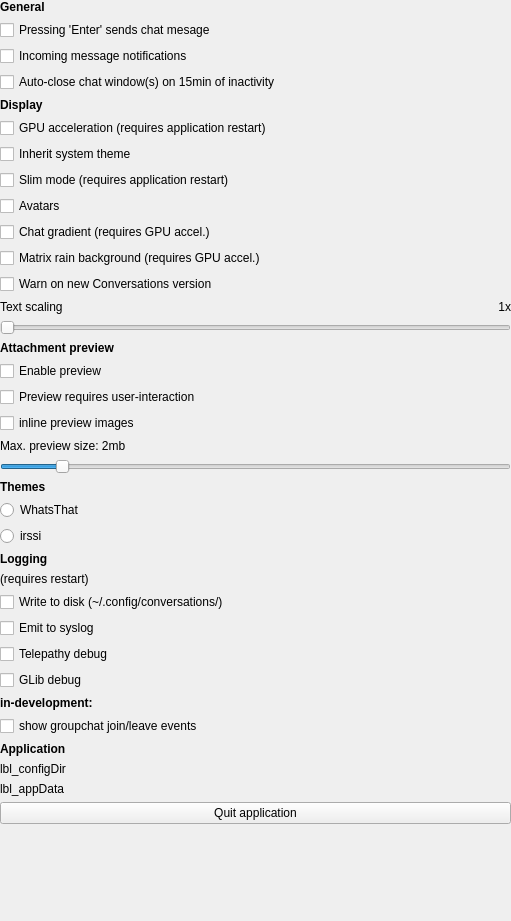
<?xml version="1.0" encoding="UTF-8"?>
<ui version="4.0">
 <class>SettingsWidget</class>
 <widget class="QWidget" name="SettingsWidget">
  <property name="geometry">
   <rect>
    <x>0</x>
    <y>0</y>
    <width>511</width>
    <height>921</height>
   </rect>
  </property>
  <property name="windowTitle">
   <string>Form</string>
  </property>
  <layout class="QGridLayout" name="gridLayout">
   <property name="leftMargin">
    <number>0</number>
   </property>
   <property name="topMargin">
    <number>0</number>
   </property>
   <property name="rightMargin">
    <number>0</number>
   </property>
   <property name="bottomMargin">
    <number>0</number>
   </property>
   <item row="0" column="0">
    <widget class="QScrollArea" name="scrollArea">
     <property name="frameShape">
      <enum>QFrame::NoFrame</enum>
     </property>
     <property name="frameShadow">
      <enum>QFrame::Plain</enum>
     </property>
     <property name="lineWidth">
      <number>0</number>
     </property>
     <property name="verticalScrollBarPolicy">
      <enum>Qt::ScrollBarAlwaysOff</enum>
     </property>
     <property name="horizontalScrollBarPolicy">
      <enum>Qt::ScrollBarAlwaysOff</enum>
     </property>
     <property name="widgetResizable">
      <bool>true</bool>
     </property>
     <widget class="QWidget" name="scrollAreaWidgetContents">
      <property name="geometry">
       <rect>
        <x>0</x>
        <y>0</y>
        <width>511</width>
        <height>971</height>
       </rect>
      </property>
      <layout class="QVBoxLayout" name="verticalLayout">
       <property name="leftMargin">
        <number>0</number>
       </property>
       <property name="topMargin">
        <number>0</number>
       </property>
       <property name="rightMargin">
        <number>0</number>
       </property>
       <property name="bottomMargin">
        <number>0</number>
       </property>
       <item>
        <widget class="QLabel" name="label_4">
         <property name="font">
          <font>
           <weight>75</weight>
           <bold>true</bold>
          </font>
         </property>
         <property name="text">
          <string>General</string>
         </property>
        </widget>
       </item>
       <item>
        <widget class="QCheckBox" name="checkBox_enterKeySendsChat">
         <property name="text">
          <string>Pressing 'Enter' sends chat mesage</string>
         </property>
        </widget>
       </item>
       <item>
        <widget class="QCheckBox" name="checkBox_enableNotifications">
         <property name="text">
          <string>Incoming message notifications</string>
         </property>
        </widget>
       </item>
       <item>
        <widget class="QCheckBox" name="checkBox_enableAutoCloseChatWindows">
         <property name="text">
          <string>Auto-close chat window(s) on 15min of inactivity </string>
         </property>
        </widget>
       </item>
       <item>
        <widget class="QLabel" name="label_3">
         <property name="font">
          <font>
           <weight>75</weight>
           <bold>true</bold>
          </font>
         </property>
         <property name="text">
          <string>Display</string>
         </property>
        </widget>
       </item>
       <item>
        <widget class="QCheckBox" name="checkBox_enableGPUAccel">
         <property name="text">
          <string>GPU acceleration (requires application restart)</string>
         </property>
        </widget>
       </item>
       <item>
        <widget class="QCheckBox" name="checkBox_enableInheritSystemTheme">
         <property name="text">
          <string>Inherit system theme</string>
         </property>
        </widget>
       </item>
       <item>
        <widget class="QCheckBox" name="checkBox_enableSlim">
         <property name="text">
          <string>Slim mode (requires application restart)</string>
         </property>
        </widget>
       </item>
       <item>
        <widget class="QCheckBox" name="checkBox_enableDisplayAvatars">
         <property name="text">
          <string>Avatars</string>
         </property>
        </widget>
       </item>
       <item>
        <widget class="QCheckBox" name="checkBox_enableDisplayChatGradient">
         <property name="text">
          <string>Chat gradient (requires GPU accel.)</string>
         </property>
        </widget>
       </item>
       <item>
        <widget class="QCheckBox" name="checkBox_enableMatrixRainBackground">
         <property name="text">
          <string>Matrix rain background (requires GPU accel.)</string>
         </property>
        </widget>
       </item>
       <item>
        <widget class="QCheckBox" name="checkBox_enableNewVersionMessage">
         <property name="text">
          <string>Warn on new Conversations version</string>
         </property>
        </widget>
       </item>
       <item>
        <layout class="QHBoxLayout" name="horizontalLayout_3">
         <item>
          <widget class="QLabel" name="label_textScaling">
           <property name="text">
            <string>Text scaling</string>
           </property>
          </widget>
         </item>
         <item>
          <widget class="QLabel" name="label_textScalingValue">
           <property name="text">
            <string>1x</string>
           </property>
           <property name="alignment">
            <set>Qt::AlignRight|Qt::AlignTrailing|Qt::AlignVCenter</set>
           </property>
          </widget>
         </item>
        </layout>
       </item>
       <item>
        <widget class="QSlider" name="sliderTextScaling">
         <property name="minimum">
          <number>0</number>
         </property>
         <property name="maximum">
          <number>4</number>
         </property>
         <property name="singleStep">
          <number>1</number>
         </property>
         <property name="pageStep">
          <number>1</number>
         </property>
         <property name="value">
          <number>0</number>
         </property>
         <property name="tracking">
          <bool>true</bool>
         </property>
         <property name="orientation">
          <enum>Qt::Horizontal</enum>
         </property>
         <property name="tickInterval">
          <number>25</number>
         </property>
        </widget>
       </item>
       <item>
        <widget class="QLabel" name="label_2">
         <property name="font">
          <font>
           <weight>75</weight>
           <bold>true</bold>
          </font>
         </property>
         <property name="text">
          <string>Attachment preview</string>
         </property>
        </widget>
       </item>
       <item>
        <widget class="QCheckBox" name="checkBox_enablePreview">
         <property name="text">
          <string>Enable preview</string>
         </property>
        </widget>
       </item>
       <item>
        <widget class="QCheckBox" name="checkBox_enablePreviewUserInteraction">
         <property name="text">
          <string>Preview requires user-interaction</string>
         </property>
        </widget>
       </item>
       <item>
        <widget class="QCheckBox" name="checkBox_enablePreviewInlineImages">
         <property name="text">
          <string>inline preview images</string>
         </property>
        </widget>
       </item>
       <item>
        <widget class="QLabel" name="label_attachmentMaxDownloadSize">
         <property name="text">
          <string>Max. preview size: 2mb</string>
         </property>
        </widget>
       </item>
       <item>
        <widget class="QSlider" name="sliderMaxAttachmentSize">
         <property name="minimum">
          <number>1</number>
         </property>
         <property name="maximum">
          <number>10</number>
         </property>
         <property name="pageStep">
          <number>1</number>
         </property>
         <property name="value">
          <number>2</number>
         </property>
         <property name="orientation">
          <enum>Qt::Horizontal</enum>
         </property>
         <property name="tickInterval">
          <number>1</number>
         </property>
        </widget>
       </item>
       <item>
        <widget class="QLabel" name="label_5">
         <property name="font">
          <font>
           <weight>75</weight>
           <bold>true</bold>
          </font>
         </property>
         <property name="text">
          <string>Themes</string>
         </property>
        </widget>
       </item>
       <item>
        <widget class="QRadioButton" name="radio_theme_whatsthat">
         <property name="text">
          <string>WhatsThat</string>
         </property>
         <attribute name="buttonGroup">
          <string notr="true">themeRadioGroup</string>
         </attribute>
        </widget>
       </item>
       <item>
        <widget class="QRadioButton" name="radio_theme_irssi">
         <property name="text">
          <string>irssi</string>
         </property>
         <attribute name="buttonGroup">
          <string notr="true">themeRadioGroup</string>
         </attribute>
        </widget>
       </item>
       <item>
        <widget class="QLabel" name="label_6">
         <property name="font">
          <font>
           <weight>75</weight>
           <bold>true</bold>
          </font>
         </property>
         <property name="text">
          <string>Logging</string>
         </property>
        </widget>
       </item>
       <item>
        <widget class="QLabel" name="label_7">
         <property name="text">
          <string>(requires restart)</string>
         </property>
        </widget>
       </item>
       <item>
        <widget class="QCheckBox" name="checkBox_logWriteToDisk">
         <property name="text">
          <string>Write to disk (~/.config/conversations/)</string>
         </property>
        </widget>
       </item>
       <item>
        <widget class="QCheckBox" name="checkBox_logWriteToSyslog">
         <property name="text">
          <string>Emit to syslog</string>
         </property>
        </widget>
       </item>
       <item>
        <widget class="QCheckBox" name="checkBox_logTP">
         <property name="text">
          <string>Telepathy debug</string>
         </property>
        </widget>
       </item>
       <item>
        <widget class="QCheckBox" name="checkBox_logGlib">
         <property name="text">
          <string>GLib debug</string>
         </property>
        </widget>
       </item>
       <item>
        <widget class="QLabel" name="label">
         <property name="font">
          <font>
           <weight>75</weight>
           <bold>true</bold>
          </font>
         </property>
         <property name="text">
          <string>in-development:</string>
         </property>
        </widget>
       </item>
       <item>
        <widget class="QCheckBox" name="checkBox_enableDisplayGroupchatJoinLeave">
         <property name="text">
          <string>show groupchat join/leave events</string>
         </property>
         <property name="checkable">
          <bool>false</bool>
         </property>
        </widget>
       </item>
       <item>
        <widget class="QLabel" name="label_8">
         <property name="font">
          <font>
           <weight>75</weight>
           <bold>true</bold>
          </font>
         </property>
         <property name="text">
          <string>Application</string>
         </property>
        </widget>
       </item>
       <item>
        <widget class="QLabel" name="lbl_configDir">
         <property name="text">
          <string>lbl_configDir</string>
         </property>
         <property name="wordWrap">
          <bool>true</bool>
         </property>
        </widget>
       </item>
       <item>
        <widget class="QLabel" name="lbl_appData">
         <property name="text">
          <string>lbl_appData</string>
         </property>
        </widget>
       </item>
       <item>
        <widget class="QPushButton" name="btn_quitApplication">
         <property name="text">
          <string>Quit application</string>
         </property>
        </widget>
       </item>
       <item>
        <spacer name="verticalSpacer">
         <property name="orientation">
          <enum>Qt::Vertical</enum>
         </property>
         <property name="sizeHint" stdset="0">
          <size>
           <width>20</width>
           <height>40</height>
          </size>
         </property>
        </spacer>
       </item>
      </layout>
     </widget>
    </widget>
   </item>
  </layout>
 </widget>
 <resources/>
 <connections/>
 <buttongroups>
  <buttongroup name="themeRadioGroup"/>
 </buttongroups>
</ui>
